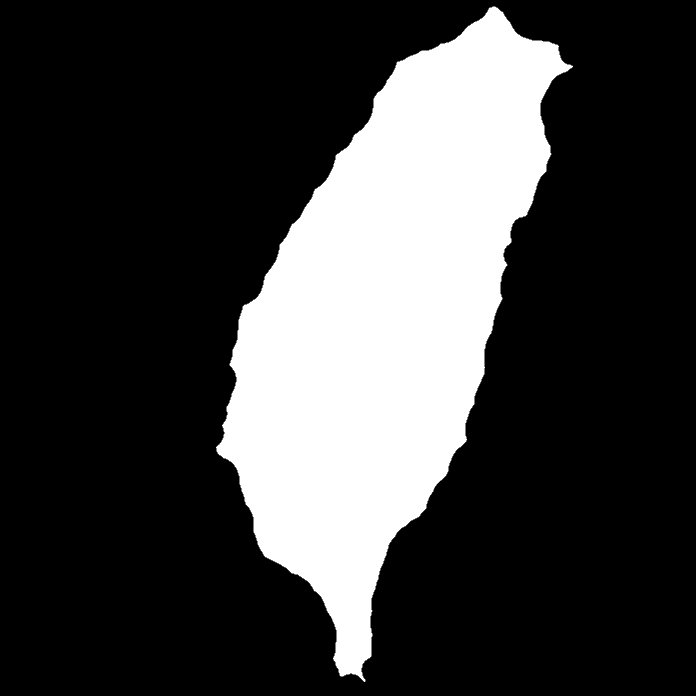
#> input picture example/in/gamma.png, 1392 x 1392 px (shown at 1/2 size)
$ python hydrology2.py --inimg example/in/gamma.png --out out.png
#> lines starting #> are read from the running program, lines starting #| are printed output that depends on the picture; after the words box and inside, x2 and y2 are one past the last pixel; in counts of white or black regions, pixels touching at a corner belong together
#!/usr/bin/env python
# coding: utf-8

# #### Boiler Plate

# In[1]:


import random
import cv2 as cv
import networkx as nx
import numpy as np
import timeit
import datetime

from noise import pnoise2, snoise2
from scipy.spatial import cKDTree
from scipy import interpolate
import argparse
parser = argparse.ArgumentParser()
parser.add_argument('--inimg', help='foo help',required=True)
parser.add_argument('--out', help='foo help',required=True)
args = parser.parse_args()
startTime = datetime.datetime.now()


# ### Global Parameters Of The Process

# In[2]:


Ps = 0.7 ## probability of symetric branch
Pa = 0.1 ## probability of asymetric branch
Pc = 1-(Ps+Pa) ## probability of continium ( growth)
inputDomain=args.inimg
globalseed=4312
N_majorRivers=6
zeta = 20 # elevation range to include in candidate node selection
edgeLength = 20
eta = .75
sigma = .75
##initializations of nonparameter global variables

nodecounter = 0;
nodes=[]
candidates=[]
G = nx.DiGraph()
mouthnodes=[]
Gkd=None


# #### Load Base Image

# In[3]:


imgorg=cv.imread(inputDomain)
#> imgorg is the input picture: shape (1392, 1392, 3); 23.9% white; 1 white region, box (x1, y1, x2, y2) and area: (432, 13, 1146, 1364) 462876
img  = imgorg.copy()
random.seed(globalseed)


# #### Find contour of the ROI, This will be Gamma

# In[4]:


imgray = cv.cvtColor(img, cv.COLOR_BGR2GRAY)
#> imgray: shape (1392, 1392); 23.9% white; 1 white region
ret, thresh = cv.threshold(imgray, 127, 255, 0)
contours, hierarchy = cv.findContours(thresh, cv.RETR_LIST, cv.CHAIN_APPROX_NONE)
#> contours = 1 contour; box (x1, y1, x2, y2) and area: (432, 13, 1146, 1364) 461362
cv.drawContours(img, contours, -1, (0,255,0), 2)
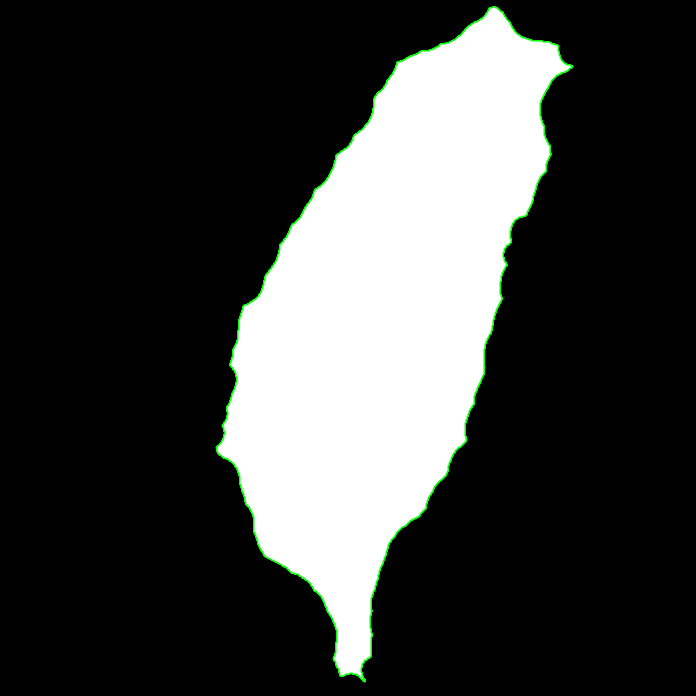
#> img: shape (1392, 1392, 3) (shown at 1/2 size); 0.6% of pixels changed, all inside (x1, y1, x2, y2) = (431, 12, 1147, 1365)
test = cv.cvtColor(thresh, cv.COLOR_GRAY2BGR)


# In[5]:


contour = contours[0]
#> contour = contour of 3026 points, box (x1, y1, x2, y2) (432, 13, 1146, 1364), area 461362
contour=contour.reshape(-1,2)
#> contour = 3026 pairs, first value 432 to 1145, second value 13 to 1363
contour=np.flip(contour,1)
#> contour = 3026 pairs, first value 13 to 1363, second value 432 to 1145


# #### Select first point at a ranndom offset, try to select the following points such as that the highest probability ( on a nomal distribution) is that they are furthest away from each other
#

# In[6]:


points = []
random.seed(globalseed)
idx = random.randint(0,len(contour)-1)
#> idx = 2410
points.append(contour[idx])
N=N_majorRivers
dist = len(contours[0])/N
#> dist = 504.3
for i in range(1,N):
    newIdx = int((idx+i*dist+random.gauss(0, dist/6))%len(contours[0]))
    points.append(contour[newIdx])
    img2 = img.copy()
#> this loop made 5 passes
#> newIdx on passes 1 to 5: 89, 204, 981, 1442, 1923
#> after the loop, points = [[524, 1011], [81, 904], [129, 793], [878, 445], [1290, 671], [1008, 852]]
for i in range(len(points)):
    cv.circle(img2,tuple(np.flip(points[i])), 10, (255,0,0),-1)
#> this loop made 6 passes


# # Network Generation

# In[7]:


# Borrowed , all of it
# [37 lines left out: functions segments_distance, segments_distance_internal, segments_intersect, not called in this run]

import math
# [24 lines left out: function point_segment_distance, not called in this run]

def point_segment_distance_tuple(p,a,b):
        return point_segment_distance(p[0],p[1],a[0],a[1],b[0],b[1])

def segments_intersect_tuple(a1,a2,b1,b2):
    return segments_intersect(a1[0],a1[1],a2[0],a2[1],b1[0],b1[1],b2[0],b2[1])


# In[8]:


# [13 lines left out: function addNode, not called in this run]


# In[9]:


## make rivermouths into nodes and add them to candidates for expansion
for i in range(len(points)):
    mouthnodes.append(nodecounter)
#> (the run stopped early here; a loop or call above may not have finished)
